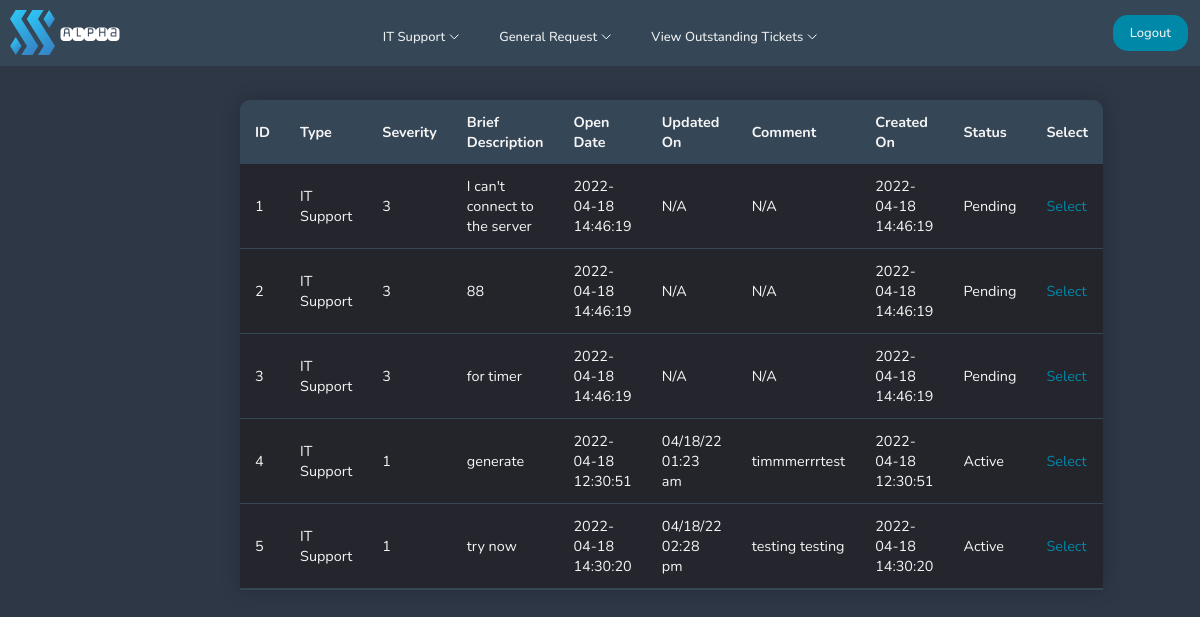
/pages/user-view-it-ticket.php (signed in), run on an earlier commit of the app's database.
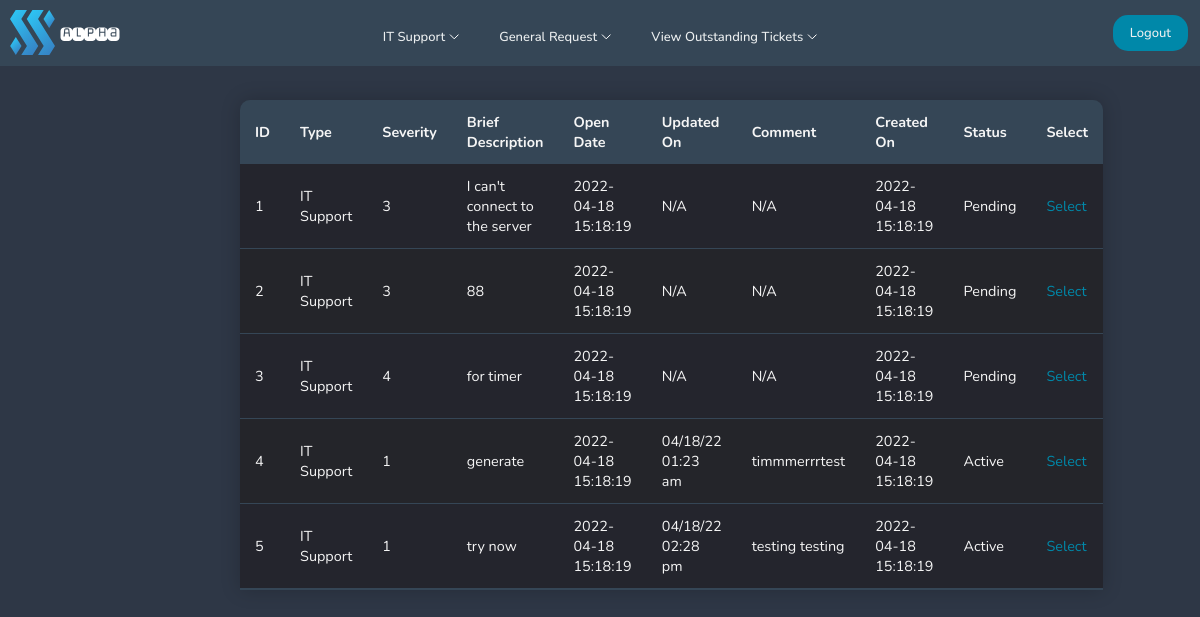
And on a later commit of the database.
### tables this page shows
CREATE TABLE "itticket" (
	"id"	INTEGER,
	"user"	INTEGER,
	"type"	TEXT,
	"severity"	TEXT,
	"brief"	INTEGER,
	"full"	TEXT,
	"createdon"	TEXT,
	"status"	TEXT,
	"comment"	TEXT,
	"updatedon"	TEXT,
	PRIMARY KEY("id"),
	FOREIGN KEY("severity") REFERENCES "itsupportservices"("id")
);

### pages/user-view-it-ticket.php (the view, shortened to what this page needs)
<!DOCTYPE html>
<html lang="en">
<head>
    <?php include'../navigation/userdashnavbar.php';
    require ('../config/dbcon.php'); ?>
    <link rel="stylesheet" href="../navigation/userdashnavbar.css">
    <link rel="stylesheet" href="../css/admintickettable.css">
    <link rel="stylesheet" href="../css/user-select-button.css">
</head>
<body bgcolor="#2E3746">
    <?php
    $user = $_SESSION['id'];
    $query = "SELECT * FROM itticket where user = $user";
    $statement = $conn->prepare($query);
    $statement->execute();
    $statement->setFetchMode(PDO::FETCH_OBJ);
    $result = $statement->fetchAll();
    ?>
    <table class="ticket-table">
        <thead>
        <tr>
            <th>ID</th>
            <th>Type</th>
            <th>Severity</th>
            <th>Brief Description</th>
            <th>Open Date</th>
            <th>Updated On</th>
            <th>Comment</th>
            <th>Created On</th>
            <th>Status</th>
            <th>Select</th>
        </tr>
        </thead>
        <?php foreach($result as $data) { ?>
            <tr>
                <td><?= $data->id; ?> </td>
                <td><?= $data->type; ?> </td>
                <td><?= $data->severity; ?> </td>
                <td><?= $data->brief; ?> </td>
                <td><?= $data->createdon ?> </td>
                <td><?= $data->updatedon; ?> </td>
                <td><?= $data->comment; ?> </td>
                <td><?= $data->createdon; ?> </td>
                <td><?= $data->status; ?> </td>
                <td>
                    <a style="text-decoration: none;" href="../pages/user-select-it-ticket.php?id=<?= $data->id; ?>" class="selectbutton">Select</a>
                </td>
            </tr>
            <?php
        }
        ?>
    </table>
</body>
</html>

What changed in the data, as far as the page shows it:
changed itticket "I can't connect to the server": createdon "2022-04-18 14:46:19" → "2022-04-18 15:18:19"
changed itticket id 2: createdon "2022-04-18 14:46:19" → "2022-04-18 15:18:19"
changed itticket "for timer": severity "3" → "4"; createdon "2022-04-18 14:46:19" → "2022-04-18 15:18:19"
changed itticket "generate": createdon "2022-04-18 12:30:51" → "2022-04-18 15:18:19"
changed itticket "try now": createdon "2022-04-18 14:30:20" → "2022-04-18 15:18:19"
